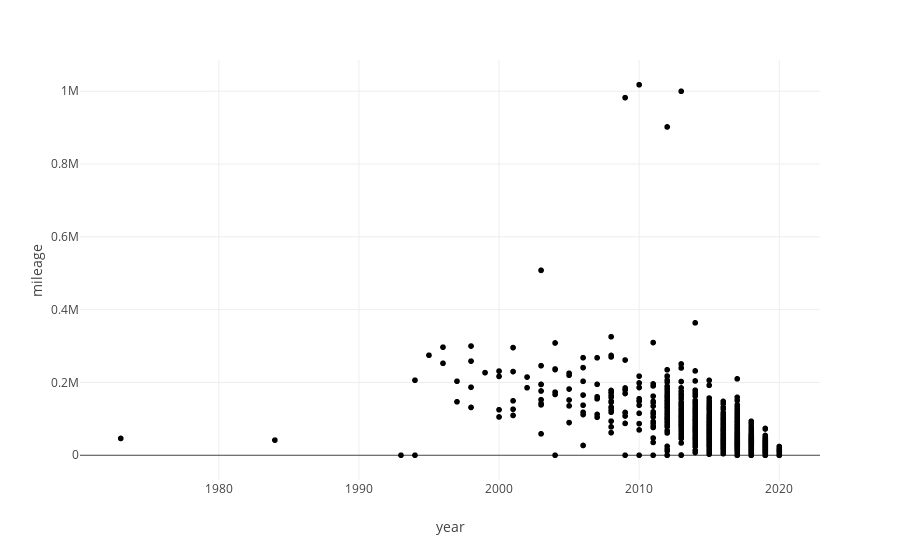

The cell this chart's notebook holds for it:
### Code cell
px.scatter(data, x="year", y="mileage")

### Figure 1 — Plotly figure (JSON) as saved in the notebook; plotly's stock layout.template omitted (floating-point values rounded to 4 significant figures; data arrays with more than 128 entries replaced by an {"elided": "..."} marker saying what was removed)
{"data": [{"hovertemplate": "year=%{x}<br>mileage=%{y}<extra></extra>", "legendgroup": "", "marker": {"color": "#000001", "symbol": "circle"}, "mode": "markers", "name": "", "showlegend": false, "type": "scattergl", "x": {"elided": "2499 int values"}, "xaxis": "x", "y": {"elided": "2499 int values"}, "yaxis": "y"}], "layout": {"legend": {"tracegroupgap": 0}, "margin": {"t": 60}, "xaxis": {"anchor": "y", "domain": [0, 1], "title": {"text": "year"}}, "yaxis": {"anchor": "x", "domain": [0, 1], "title": {"text": "mileage"}}}}
